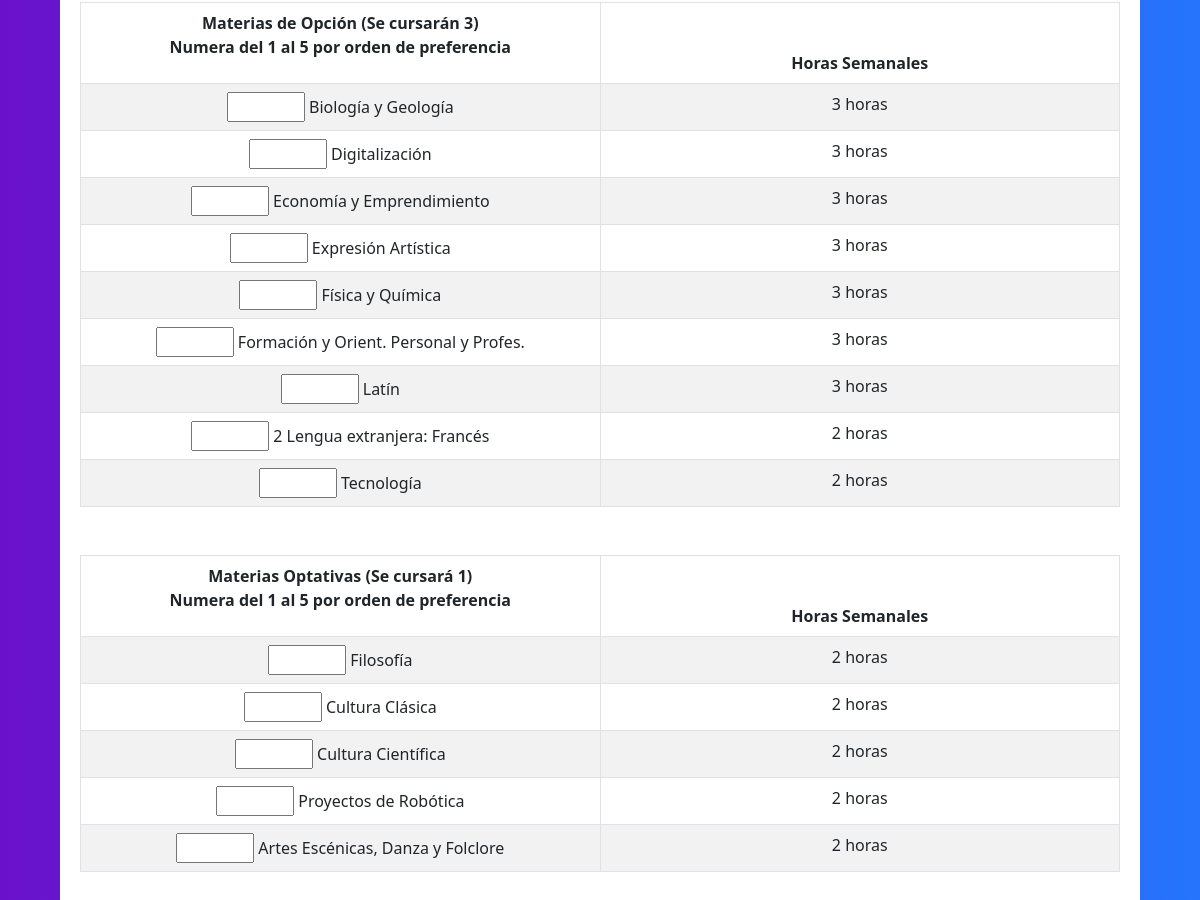
Page /prematricula/cursos/ESO/4ESO.php (middle part) on the earlier database version.
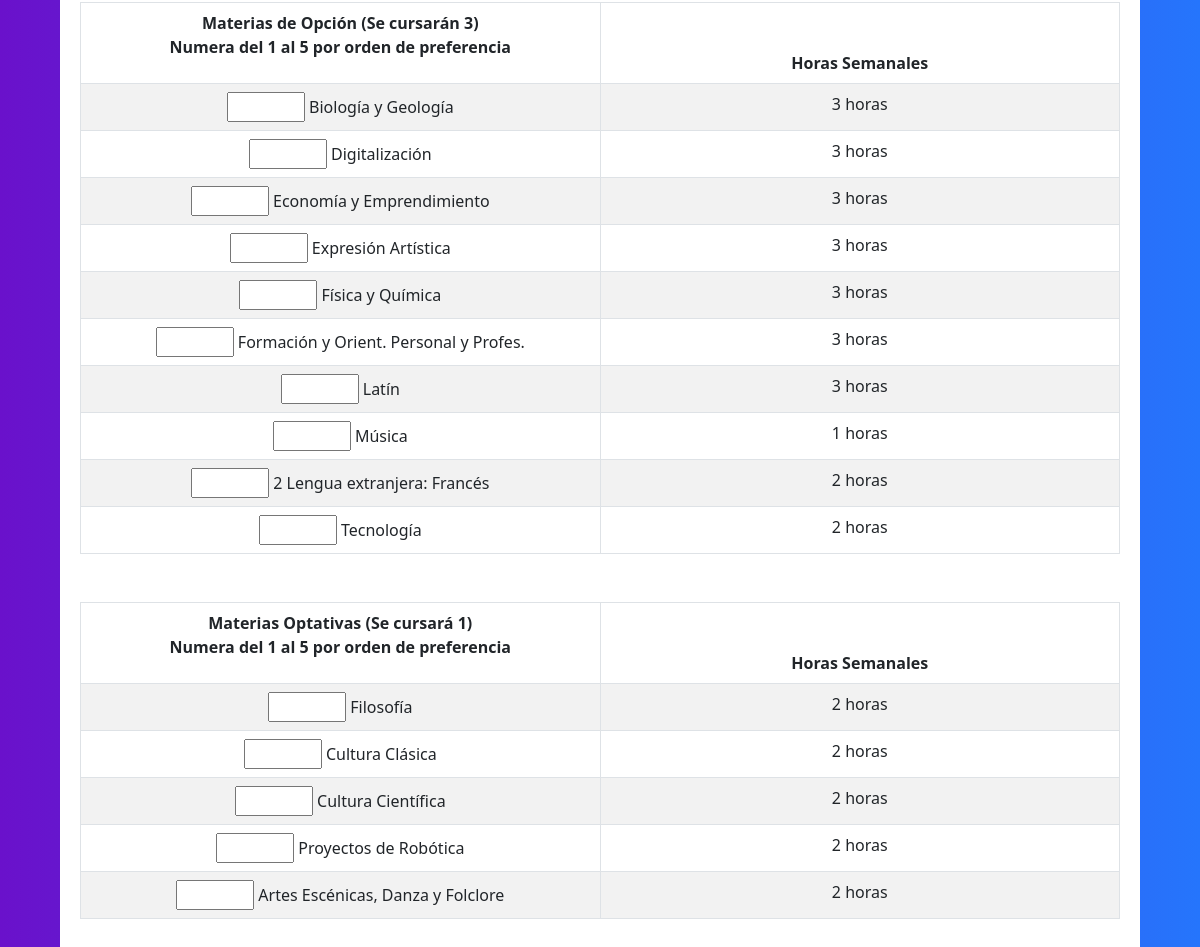
Same page on the later database version.
### tables this page shows
CREATE TABLE Asignaturas(
	cod_asignatura INT PRIMARY KEY AUTO_INCREMENT,
    nombre VARCHAR(100) NOT NULL,
    horas INT NOT NULL,
    curso VARCHAR(30) NOT NULL,
    tipo VARCHAR(40)
);

### prematricula/navESO.php (called while the page is built, shortened)
<?php
$asignaturasOptativas = [];
$asignaturasOpcionales = [];
?>

### prematricula/cursos/ESO/4ESO.php (the view, shortened to what the changed rows need)
<!DOCTYPE html>
<html lang="en">
<head>
    <link rel="stylesheet" href="../../../css/bootstrap.min.css">
    <link rel="stylesheet" type="text/css" href="../../../css/app.css">
  <link rel="stylesheet" type="text/css" href="../../../css/prematriculas.css">
    <link href="https://cdn.jsdelivr.net/npm/bootstrap@5.3.0-alpha3/dist/css/bootstrap.min.css" rel="stylesheet">
    <?php
        require('../../../archivosComunes/conexion.php');
    ?>
</head>
<body>
    <?php
    include('./../../navESO.php');
    ?>
    <div class="fondo">
        <div class="matricula mt-4">
            <form id="matriculas" action="../../generate_pdf.php" method="post">
                <div class="form-group mb-5">
                <table class="table table-bordered table-striped table-hover text-center">
                    <thead>
                        <tr>
                            <th scope="col">Materias de Opción (Se cursarán 3)
                                <p>Numera del 1 al 5 por orden de preferencia</p>
                            </th>
                            <th scope="col">Horas Semanales</th>
                        </tr>
                    </thead>
                    <tbody>
                        <?php
                            $select = "SELECT cod_asignatura, nombre, horas, curso, tipo FROM Asignaturas WHERE curso LIKE '4ESO' AND tipo LIKE '%opción'";
                            $resul = $db->query($select);
                            $idClasesOpciones = 1;
                            while ($asignatura = $resul->fetch(PDO::FETCH_ASSOC)) {
                                if(count($asignaturasOpcionales)>0){
                                $i=0;
                                $encontrado=false;
                                while($i < count($asignaturasOpcionales)){
                                    if($asignaturasOpcionales[$i] == $asignatura['cod_asignatura']){
                                        $encontrado=true;
                                        echo '<tr>';
                                            echo '<td id="'.$idClasesOpciones++.'_optativas"> <input class="clasesOptativas" type="number" name="materias_optativas" min="1" max="3" value='.$asignaturasOpcionalesPreferencias[$i].'> '.$asignatura['nombre'].'</td>';
                                            echo '<td id="horas_optativas'.$asignatura['cod_asignatura'].'">'.$asignatura['horas'].' horas</td>';
                                        echo "</tr>";
                                    }
                                    $i = $i + 1;
                                }
                                if($encontrado == false){
                                    echo '<tr>';
                                        echo '<td id="'.$idClasesOpciones++.'_optativas"> <input class="clasesOptativas" type="number" name="materias_optativas" min="1" max="3"> '.$asignatura['nombre'].'</td>';
                                        echo '<td id="horas_optativas'.$asignatura['cod_asignatura'].'">'.$asignatura['horas'].' horas</td>';
                                    echo "</tr>";
                                }
                            }else{
                                        echo '<tr>';
                                            echo '<td id="'.$idClasesOpciones++.'_optativas"> <input class="clasesOptativas" type="number" name="materias_optativas" min="1" max="3"> '.$asignatura['nombre'].'</td>';
                                            echo '<td id="horas_optativas'.$asignatura['cod_asignatura'].'">'.$asignatura['horas'].' horas</td>';
                                        echo "</tr>";
                            }
                            }
                        ?>
                    </tbody>
                </table>
                </div>
                <div class="form-group mb-5">
                <table class="table table-bordered table-striped table-hover text-center">
                    <thead>
                        <tr>
                            <th scope="col">Materias Optativas (Se cursará 1)
                                <p>Numera del 1 al 5 por orden de preferencia</p>
                            </th>
                            <th scope="col">Horas Semanales</th>
                        </tr>
                    </thead>
                    <tbody>
                    <?php
                            $select = "SELECT cod_asignatura, nombre, horas, curso, tipo FROM Asignaturas WHERE curso LIKE '4ESO' AND tipo LIKE '%optativas'";
                            $resul = $db->query($select);
                            $idClasesOptativas = 1;
                            while ($asignatura = $resul->fetch(PDO::FETCH_ASSOC)) {
                                if(count($asignaturasOptativas)>0){
                                $i=0;
                                while($i < count($asignaturasOptativas)){
                                    if($asignaturasOptativas[$i] == $asignatura['cod_asignatura']){
                                        echo '<tr>';
                                            echo '<td id="'.$idClasesOptativas++.'_optativas"> <input class="clasesOptativas" type="number" name="materias_optativas" min="1" max="3" value='.$asignaturasOptativasPreferencias[$i].'> '.$asignatura['nombre'].'</td>';
                                            echo '<td id="horas_optativas'.$asignatura['cod_asignatura'].'">'.$asignatura['horas'].' horas</td>';
                                        echo "</tr>";
                                    }
                                    $i = $i + 1;
                                }
                            }else{
                                        echo '<tr>';
                                            echo '<td id="'.$idClasesOptativas++.'_optativas"> <input class="clasesOptativas" type="number" name="materias_optativas" min="1" max="3"> '.$asignatura['nombre'].'</td>';
                                            echo '<td id="horas_optativas'.$asignatura['cod_asignatura'].'">'.$asignatura['horas'].' horas</td>';
                                        echo "</tr>";
                            }
                            }
                        ?>
                    </tbody>
                </table>
                </div>
            </form>
        </div>
    </div>
</body>
</html>

Differences in the rows shown:
now on this page (row edited): asignaturas: nombre "Música", horas "1"
